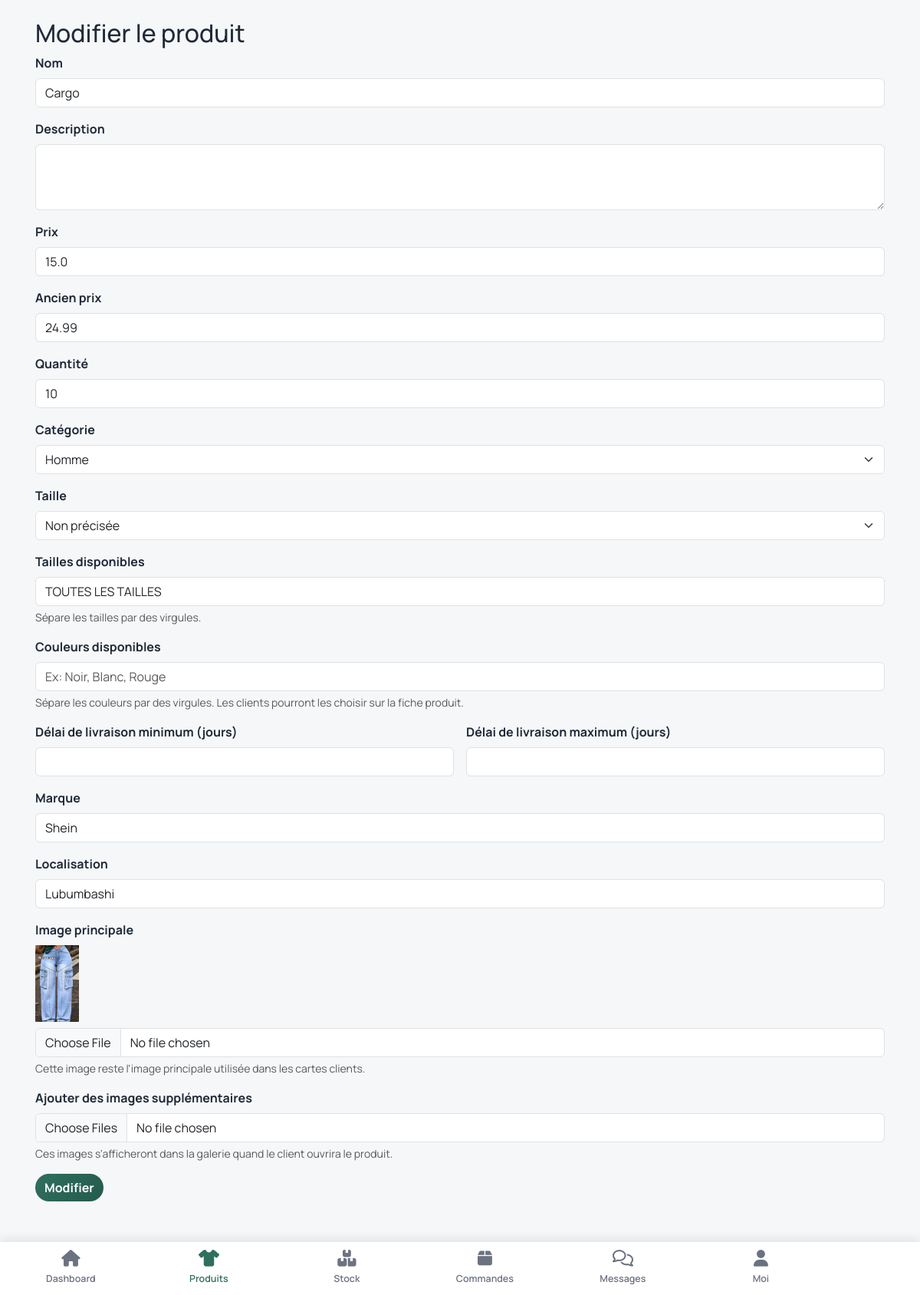
The page /vendeur/produit/modifier/2 (signed in) on the database its author committed.
### models.py (models this page shows)
class Product(db.Model):
    __tablename__ = 'products'
    id = db.Column(db.Integer, primary_key=True)
    nom = db.Column(db.String(150), nullable=False)
    description = db.Column(db.Text, nullable=True)
    prix = db.Column(db.Float, nullable=False)
    ancien_prix = db.Column(db.Float, nullable=True)
    quantite = db.Column(db.Integer, nullable=False)
    image = db.Column(db.String(255), nullable=True)
    categorie = db.Column(db.String(50), nullable=True)
    sous_categorie = db.Column(db.String(80), nullable=True)
    taille = db.Column(db.String(20), nullable=True)
    tailles_disponibles = db.Column(db.String(255), nullable=True)
    couleurs = db.Column(db.String(255), nullable=True)
    delai_livraison_min = db.Column(db.Integer, nullable=True)
    delai_livraison_max = db.Column(db.Integer, nullable=True)
    marque = db.Column(db.String(80), nullable=True)
    localisation = db.Column(db.String(120), nullable=True)
    created_at = db.Column(db.DateTime, default=datetime.utcnow)
    vendeur_id = db.Column(db.Integer, db.ForeignKey('users.id'), nullable=False)
    shop_id = db.Column(db.Integer, db.ForeignKey('shops.id'), nullable=True)
    order_items = db.relationship('OrderItem', backref='product', lazy=True, cascade="all, delete-orphan")
    images = db.relationship('ProductImage', backref='product', lazy=True, cascade="all, delete-orphan")
    favoris = db.relationship('Favorite', backref='product', lazy=True, cascade="all, delete-orphan")
    @property
    def image_principale(self):
        if self.image:
            return self.image
        if self.images:
            ordered_images = sorted(self.images, key=lambda image: (image.position or 0, image.id or 0))
            return ordered_images[0].image_path if ordered_images else None
        return None

### routes/vendeur_routes.py (the view, shortened to what this page needs)
@vendeur_bp.route('/vendeur/produit/modifier/<int:produit_id>', methods=['GET', 'POST'])
@login_required
def modifier_produit(produit_id):
    if current_user.role != 'vendeur':
        return redirect(url_for('auth.login'))
    produit = Product.query.get_or_404(produit_id)
    if produit.vendeur_id != current_user.id or (current_user.shop_id and produit.shop_id != current_user.shop_id):
        flash('Acces refuse.')
        return redirect(url_for('vendeur.vendeur_home'))
    return render_template('vendeur/modifier_produit.html', produit=produit)

### app.py (called while the page is built)
@login_manager.user_loader
def load_user(user_id):
    from models import User
    return db.session.get(User, int(user_id))

@app.before_request
def ensure_database_ready_before_request():
    global _database_ready
    if not _database_ready:
        ensure_database_ready()
        _database_ready = True

### templates/vendeur/modifier_produit.html (shortened to what this page needs)
{% extends "base.html" %}
{% block content %}
<h2>Modifier le produit</h2>
<form method="POST" action="{{ url_for('vendeur.modifier_produit', produit_id=produit.id) }}" enctype="multipart/form-data">
  <div class="mb-3">
    <label for="nom" class="form-label">Nom</label>
    <input type="text" class="form-control" id="nom" name="nom" value="{{ produit.nom }}" required>
  </div>
  <div class="mb-3">
    <label for="description" class="form-label">Description</label>
    <textarea class="form-control" id="description" name="description" rows="3">{{ produit.description }}</textarea>
  </div>
  <div class="mb-3">
    <label for="prix" class="form-label">Prix</label>
    <input type="number" step="0.01" class="form-control" id="prix" name="prix" value="{{ produit.prix }}" required>
  </div>
  <div class="mb-3">
    <label for="ancien_prix" class="form-label">Ancien prix</label>
    <input type="number" step="0.01" class="form-control" id="ancien_prix" name="ancien_prix" value="{{ produit.ancien_prix or '' }}">
  </div>
  <div class="mb-3">
    <label for="quantite" class="form-label">Quantité</label>
    <input type="number" class="form-control" id="quantite" name="quantite" value="{{ produit.quantite }}" required>
  </div>
  <div class="mb-3">
    <label for="categorie" class="form-label">Catégorie</label>
    <select class="form-select" id="categorie" name="categorie">
      <option value="homme" {% if produit.categorie == 'homme' %}selected{% endif %}>Homme</option>
    </select>
  </div>
      {% set shoe_subcategories = ['Babouches', 'Sandales', 'Basket', 'Bottes'] %}
      {% set accessory_subcategories = ['Bracelet', 'Montre', 'Bijoux', 'Sac dame', 'Sac à dos'] %}
  <div class="mb-3">
    <label for="taille" class="form-label">Taille</label>
    <select class="form-select" id="taille" name="taille">
      <option value="" {% if not produit.taille %}selected{% endif %}>Non précisée</option>
    </select>
  </div>
  <div class="mb-3">
    <label for="tailles_disponibles" class="form-label">Tailles disponibles</label>
    <input type="text" class="form-control" id="tailles_disponibles" name="tailles_disponibles" value="{{ produit.tailles_disponibles or produit.taille or '' }}" placeholder="Ex: XS, S, M, L">
    <div class="form-text">Sépare les tailles par des virgules.</div>
  </div>
  <div class="mb-3">
    <label for="couleurs" class="form-label">Couleurs disponibles</label>
    <input type="text" class="form-control" id="couleurs" name="couleurs" value="{{ produit.couleurs or '' }}" placeholder="Ex: Noir, Blanc, Rouge">
    <div class="form-text">Sépare les couleurs par des virgules. Les clients pourront les choisir sur la fiche produit.</div>
  </div>
  <div class="row g-3 mb-3">
    <div class="col-md-6">
      <label for="delai_livraison_min" class="form-label">Délai de livraison minimum (jours)</label>
      <input type="number" class="form-control" id="delai_livraison_min" name="delai_livraison_min" min="1" value="{{ produit.delai_livraison_min or '' }}">
    </div>
    <div class="col-md-6">
      <label for="delai_livraison_max" class="form-label">Délai de livraison maximum (jours)</label>
      <input type="number" class="form-control" id="delai_livraison_max" name="delai_livraison_max" min="1" value="{{ produit.delai_livraison_max or '' }}">
    </div>
  </div>
  <div class="mb-3">
    <label for="marque" class="form-label">Marque</label>
    <input type="text" class="form-control" id="marque" name="marque" value="{{ produit.marque or '' }}">
  </div>
  <div class="mb-3">
    <label for="localisation" class="form-label">Localisation</label>
    <input type="text" class="form-control" id="localisation" name="localisation" value="{{ produit.localisation or '' }}">
  </div>
  <div class="mb-3">
    <label for="image" class="form-label">Image principale</label>
    {% if produit.image_principale %}
    <img src="{{ url_for('static', filename='images/' ~ produit.image_principale) }}" alt="{{ produit.nom }}" style="max-height: 100px; display: block; margin-bottom: 8px;">
    {% endif %}
    <input type="file" class="form-control" id="image" name="image" accept="image/*">
    <div class="form-text">Cette image reste l'image principale utilisée dans les cartes clients.</div>
  </div>
  <div class="mb-3">
    <label for="images" class="form-label">Ajouter des images supplémentaires</label>
    <input type="file" class="form-control" id="images" name="images" accept="image/*" multiple>
    <div class="form-text">Ces images s'afficheront dans la galerie quand le client ouvrira le produit.</div>
  </div>
  <button type="submit" class="btn btn-primary">Modifier</button>
</form>
{% endblock %}

### static/style.css (style rules this page uses)
:root { --bg: #f6f7f8; --surface: rgba(255, 255, 255, 0.96); --surface-strong: #ffffff; --text: #1f2937; --muted: #6b7280; --primary: #2f6f5e; --primary-dark: #245a4c; --secondary: #5b6777; --accent: #111827; --border: rgba(17, 24, 39, 0.08); --shadow: 0 8px 22px rgba(17, 24, 39, 0.06); --radius-xl: 20px; --radius-lg: 16px; --radius-md: 12px; }
* { box-sizing: border-box; }
html { scroll-behavior: smooth; }
body { margin: 0; font-family: 'Manrope', sans-serif; color: var(--text); background: var(--bg); min-height: 100vh; }
.btn, .dashboard-btn, .btn-back { border-radius: 999px; font-weight: 700; transition: transform 0.2s ease, box-shadow 0.2s ease, background-color 0.2s ease; }
.btn-primary { background: linear-gradient(135deg, var(--primary), var(--primary-dark)); border: none; }
label { font-weight: 700; }
input, select { border-radius: 12px; border: 1px solid var(--border); }

### rows shown on the page
Product: nom "Cargo", prix "15.0", ancien_prix "24.99", quantite "10", categorie "Homme", tailles_disponibles "TOUTES LES TAILLES", marque "Shein", localisation "Lubumbashi", image (picture)
